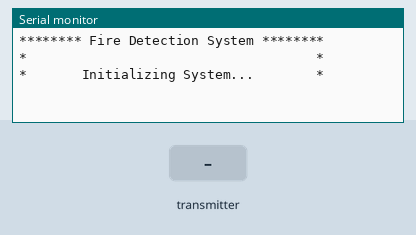
The sketch below on a simulated Arduino Uno, built with avr-gcc and run on an emulated ATmega328P. Shown: the last lines printed to the serial monitor. The test bench sets the inputs (shaded band). No radio packets arrive unless stated.

Above: at 1.2 s.
1.3 s: the transmitter starts sending smoke.0 = 0
At 2.0 s:
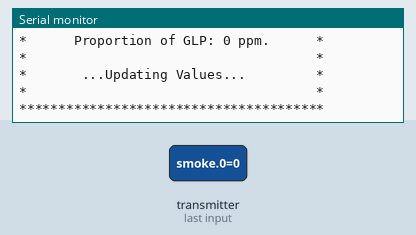
2.9 s: the transmitter starts sending smoke.0 = 256
At 3.56 s:
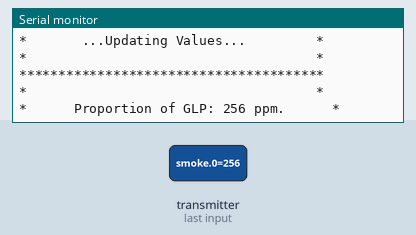

Measured:
- after the input at 1.3 s, the serial monitor: prints a new line at once (image 1)
- after the input at 2.9 s, the serial monitor: prints a new line after 0.63 s (image 2)

The sketch:

RX_MQ-2.ino
```cpp
#include <nRF24L01.h>
#include <RF24.h>
#include <RF24_config.h>
#include <SPI.h>

int smoke[3];
RF24 radio(9,10);
const uint64_t pipe = 0xE8E8F0F0E1LL;

void setup(void){
  Serial.begin(9600);
  radio.begin();
  radio.openReadingPipe(1,pipe);
  radio.startListening();

  Serial.println("******** Fire Detection System ********");
  Serial.println("*                                     *");
  Serial.println("*       Initializing System...        *");
  //Serial.println("*                                     *");
  //Serial.println("***************************************");
}

void loop(void){

  if (radio.available()){
    int done = radio.read(smoke, 3);
    int LP = smoke[0];

    Serial.println("*                                     *");
    Serial.print("*      Proportion of GLP: ");
    Serial.print(LP);
    Serial.print(" ppm.      * \n");
    Serial.println("*                                     *");
    Serial.println("*       ...Updating Values...         *");
    Serial.println("*                                     *");
    Serial.println("***************************************");
    delay(2000);
    }
}
```
